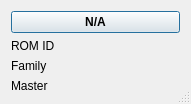
<?xml version="1.0" encoding="UTF-8"?>
<ui version="4.0">
 <class>modecogest</class>
 <widget class="QDialog" name="modecogest">
  <property name="windowModality">
   <enum>Qt::NonModal</enum>
  </property>
  <property name="geometry">
   <rect>
    <x>0</x>
    <y>0</y>
    <width>191</width>
    <height>103</height>
   </rect>
  </property>
  <property name="focusPolicy">
   <enum>Qt::StrongFocus</enum>
  </property>
  <property name="windowTitle">
   <string>Mode</string>
  </property>
  <property name="windowIcon">
   <iconset resource="../onewire.qrc">
    <normaloff>:/images/images/kfm_home.png</normaloff>:/images/images/kfm_home.png</iconset>
  </property>
  <property name="sizeGripEnabled">
   <bool>true</bool>
  </property>
  <property name="modal">
   <bool>false</bool>
  </property>
  <layout class="QGridLayout" name="gridLayout">
   <item row="0" column="0" colspan="2">
    <widget class="QPushButton" name="valueui">
     <property name="font">
      <font>
       <weight>75</weight>
       <bold>true</bold>
      </font>
     </property>
     <property name="text">
      <string>N/A</string>
     </property>
    </widget>
   </item>
   <item row="1" column="0">
    <widget class="QLabel" name="labelromid">
     <property name="sizePolicy">
      <sizepolicy hsizetype="Preferred" vsizetype="Preferred">
       <horstretch>1</horstretch>
       <verstretch>0</verstretch>
      </sizepolicy>
     </property>
     <property name="text">
      <string>ROM ID</string>
     </property>
    </widget>
   </item>
   <item row="2" column="0">
    <widget class="QLabel" name="labelfamily">
     <property name="sizePolicy">
      <sizepolicy hsizetype="Preferred" vsizetype="Preferred">
       <horstretch>1</horstretch>
       <verstretch>0</verstretch>
      </sizepolicy>
     </property>
     <property name="text">
      <string>Family</string>
     </property>
    </widget>
   </item>
   <item row="3" column="0">
    <widget class="QLabel" name="labelmaster">
     <property name="sizePolicy">
      <sizepolicy hsizetype="Preferred" vsizetype="Preferred">
       <horstretch>1</horstretch>
       <verstretch>0</verstretch>
      </sizepolicy>
     </property>
     <property name="text">
      <string>Master</string>
     </property>
    </widget>
   </item>
  </layout>
 </widget>
 <resources>
  <include location="../onewire.qrc"/>
  <include location="../onewire.qrc"/>
 </resources>
 <connections/>
</ui>
